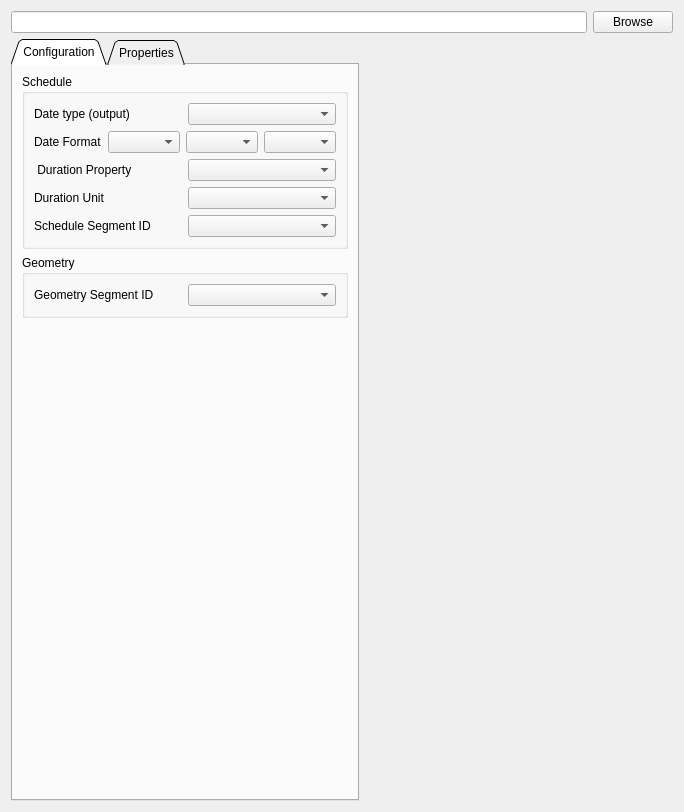
<ui version="4.0" >
 <class>Form</class>
 <widget class="QWidget" name="Form" >
  <property name="geometry" >
   <rect>
    <x>0</x>
    <y>0</y>
    <width>684</width>
    <height>812</height>
   </rect>
  </property>
  <property name="windowTitle" >
   <string>Form</string>
  </property>
  <layout class="QVBoxLayout" name="verticalLayout_3" >
   <item>
    <layout class="QGridLayout" >
     <item row="0" column="0" >
      <widget class="QLineEdit" name="fileName" />
     </item>
     <item row="0" column="1" >
      <widget class="QPushButton" name="BrowseButton" >
       <property name="text" >
        <string>Browse</string>
       </property>
      </widget>
     </item>
    </layout>
   </item>
   <item>
    <layout class="QGridLayout" name="gridLayout_2" >
     <item row="0" column="0" >
      <widget class="QTabWidget" name="tabWidget" >
       <property name="tabPosition" >
        <enum>QTabWidget::North</enum>
       </property>
       <property name="tabShape" >
        <enum>QTabWidget::Triangular</enum>
       </property>
       <property name="currentIndex" >
        <number>0</number>
       </property>
       <widget class="QWidget" name="Configuration" >
        <attribute name="title" >
         <string>Configuration</string>
        </attribute>
        <layout class="QVBoxLayout" name="verticalLayout_2" >
         <item>
          <widget class="QGroupBox" name="groupBox_2" >
           <property name="title" >
            <string>Schedule</string>
           </property>
           <layout class="QVBoxLayout" name="verticalLayout" >
            <item>
             <layout class="QGridLayout" >
              <item row="0" column="0" >
               <widget class="QLabel" name="label_6" >
                <property name="text" >
                 <string>Date type (output)</string>
                </property>
               </widget>
              </item>
              <item row="0" column="1" >
               <widget class="QComboBox" name="DateType" />
              </item>
             </layout>
            </item>
            <item>
             <layout class="QGridLayout" >
              <item row="0" column="0" >
               <widget class="QLabel" name="label" >
                <property name="text" >
                 <string>Date Format</string>
                </property>
               </widget>
              </item>
              <item row="0" column="1" >
               <layout class="QGridLayout" >
                <item row="0" column="0" >
                 <widget class="QComboBox" name="dateFormat_0" />
                </item>
                <item row="0" column="1" >
                 <widget class="QComboBox" name="dateFormat_1" />
                </item>
                <item row="0" column="2" >
                 <widget class="QComboBox" name="dateFormat_2" />
                </item>
               </layout>
              </item>
             </layout>
            </item>
            <item>
             <layout class="QGridLayout" >
              <item row="0" column="0" >
               <widget class="QLabel" name="label_2" >
                <property name="text" >
                 <string> Duration Property</string>
                </property>
                <property name="textFormat" >
                 <enum>Qt::AutoText</enum>
                </property>
               </widget>
              </item>
              <item row="0" column="1" >
               <widget class="QComboBox" name="DurationPropertyName" />
              </item>
             </layout>
            </item>
            <item>
             <layout class="QGridLayout" >
              <item row="0" column="0" >
               <widget class="QLabel" name="label_4" >
                <property name="text" >
                 <string>Duration Unit</string>
                </property>
               </widget>
              </item>
              <item row="0" column="1" >
               <widget class="QComboBox" name="durationUnits" />
              </item>
             </layout>
            </item>
            <item>
             <layout class="QGridLayout" name="gridLayout" />
            </item>
            <item>
             <layout class="QGridLayout" >
              <item row="0" column="0" >
               <widget class="QLabel" name="label_5" >
                <property name="text" >
                 <string>Schedule Segment ID</string>
                </property>
               </widget>
              </item>
              <item row="0" column="1" >
               <widget class="QComboBox" name="ScheduleSegName" />
              </item>
             </layout>
            </item>
           </layout>
          </widget>
         </item>
         <item>
          <widget class="QGroupBox" name="groupBox" >
           <property name="title" >
            <string>Geometry</string>
           </property>
           <layout class="QVBoxLayout" >
            <item>
             <layout class="QGridLayout" >
              <item row="0" column="0" >
               <widget class="QLabel" name="label_3" >
                <property name="text" >
                 <string>Geometry Segment ID</string>
                </property>
               </widget>
              </item>
              <item row="0" column="1" >
               <widget class="QComboBox" name="SegmentID" />
              </item>
             </layout>
            </item>
           </layout>
          </widget>
         </item>
         <item>
          <spacer>
           <property name="orientation" >
            <enum>Qt::Vertical</enum>
           </property>
           <property name="sizeHint" stdset="0" >
            <size>
             <width>306</width>
             <height>473</height>
            </size>
           </property>
          </spacer>
         </item>
        </layout>
       </widget>
       <widget class="QWidget" name="Properties" >
        <attribute name="title" >
         <string>Properties</string>
        </attribute>
        <layout class="QVBoxLayout" >
         <item>
          <layout class="QGridLayout" >
           <item row="0" column="0" >
            <layout class="QGridLayout" >
             <item row="1" column="0" >
              <widget class="QTableWidget" name="propertiesTableWidget" >
               <property name="selectionMode" >
                <enum>QAbstractItemView::NoSelection</enum>
               </property>
               <property name="gridStyle" >
                <enum>Qt::SolidLine</enum>
               </property>
              </widget>
             </item>
             <item row="2" column="0" >
              <widget class="QLineEdit" name="ArraySelection" >
               <property name="sizePolicy" >
                <sizepolicy vsizetype="Fixed" hsizetype="Minimum" >
                 <horstretch>0</horstretch>
                 <verstretch>0</verstretch>
                </sizepolicy>
               </property>
              </widget>
             </item>
            </layout>
           </item>
          </layout>
         </item>
        </layout>
       </widget>
      </widget>
     </item>
     <item row="0" column="1" >
      <spacer name="horizontalSpacer" >
       <property name="orientation" >
        <enum>Qt::Horizontal</enum>
       </property>
       <property name="sizeHint" stdset="0" >
        <size>
         <width>40</width>
         <height>20</height>
        </size>
       </property>
      </spacer>
     </item>
    </layout>
   </item>
  </layout>
 </widget>
 <resources/>
 <connections/>
</ui>
